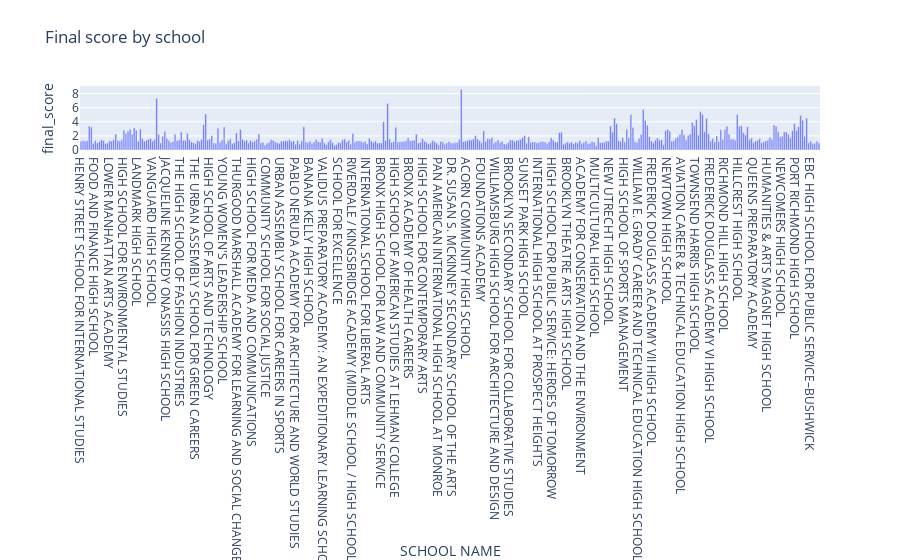

Here is the notebook cell this chart was saved with:
### Markdown cell above
As we can see following our sclae, only **8** schools have a final sat score bigger than 5. The school with the best final sat score is **BROOKLYN TECHNICAL HIGH SCHOOL**. The next chart shows all the **final sat score** results for each school.

### Code cell
fig = px.bar(combined, x='SCHOOL NAME', y='final_score', title='Final score by school')
fig.show()

### Figure 1 — Plotly figure (JSON) as saved in the notebook; plotly's stock layout.template omitted (floating-point values rounded to 4 significant figures; data arrays with more than 128 entries replaced by an {"elided": "..."} marker saying what was removed)
{"data": [{"alignmentgroup": "True", "hovertemplate": "SCHOOL NAME=%{x}<br>final_score=%{y}<extra></extra>", "legendgroup": "", "marker": {"color": "#636efa"}, "name": "", "offsetgroup": "", "orientation": "v", "showlegend": false, "textposition": "auto", "type": "bar", "x": {"elided": "363 str values"}, "xaxis": "x", "y": {"elided": "363 float values"}, "yaxis": "y"}], "layout": {"barmode": "relative", "legend": {"tracegroupgap": 0}, "title": {"text": "Final score by school"}, "xaxis": {"anchor": "y", "domain": [0, 1], "title": {"text": "SCHOOL NAME"}}, "yaxis": {"anchor": "x", "domain": [0, 1], "title": {"text": "final_score"}}}}
